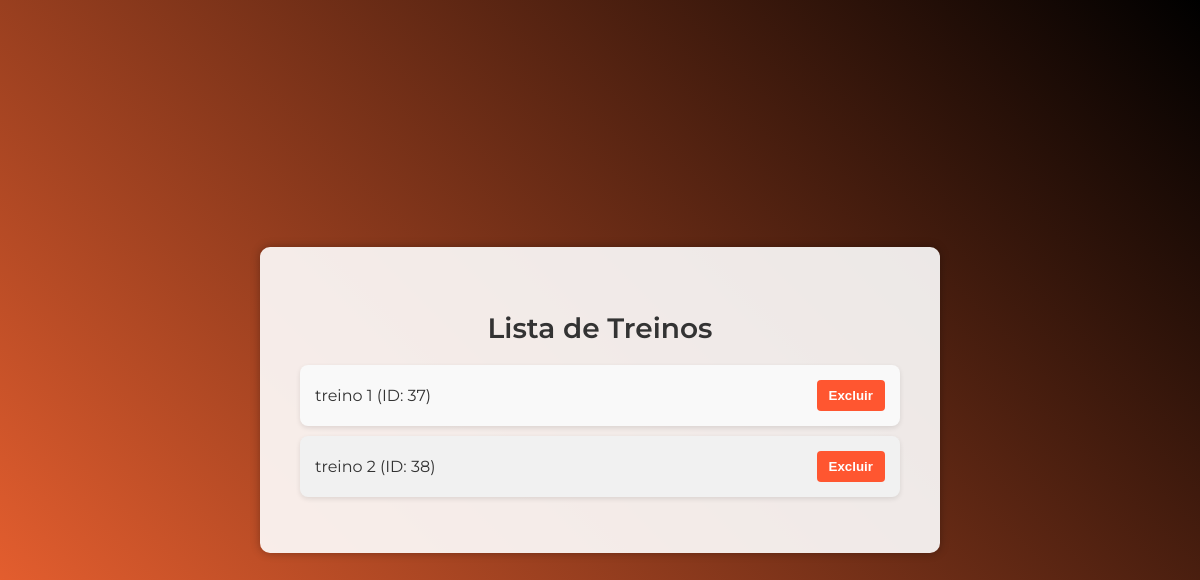
Before: /lista_treino/ with the older database file.
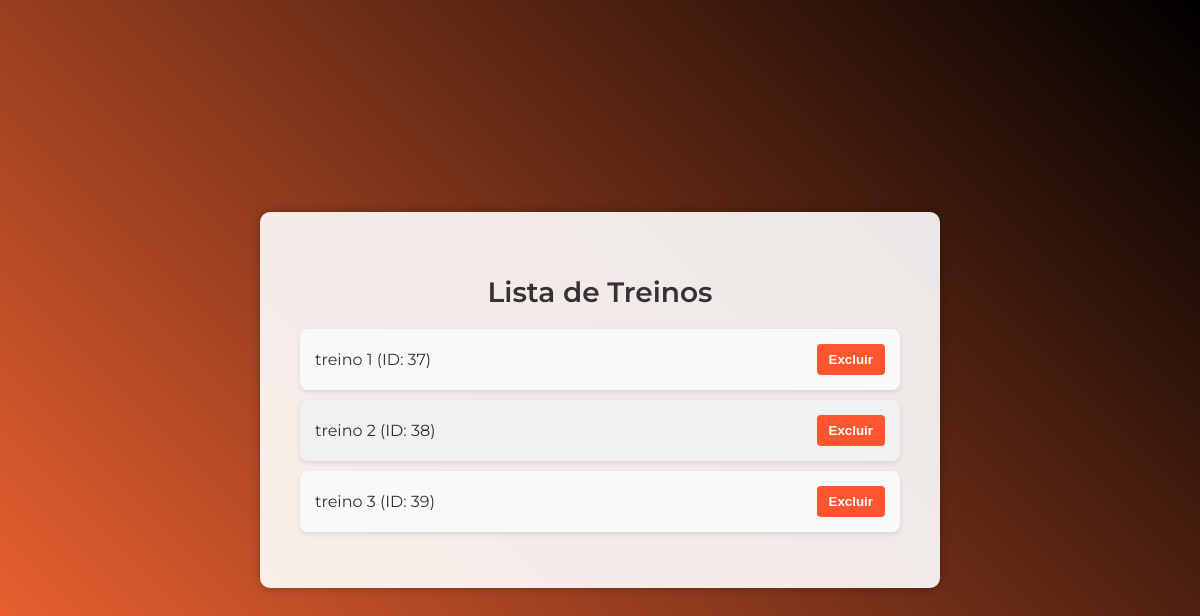
After: the same page with the newer database file.
### app_gymsync/models.py (models this page shows, shortened)
class Treino(models.Model):
    nome = models.CharField(max_length=100)  # Nome do treino
    numero_series = models.IntegerField()    # Número de séries
    agrupamento_muscular = models.CharField(max_length=100)  # Grupo muscular trabalhado

### app_gymsync/views.py (the view)
# urls.py: path('lista_treino/', views.lista_treinos, name='lista_treinos'),
def lista_treinos(request):
    treinos = Treino.objects.all()
    return render(request, 'lista_treinos.html', {'treinos': treinos})

### app_gymsync/templates/lista_treinos.html (shortened to what this page needs)
<!DOCTYPE html>
<html lang="en">
<head>
</head>
<body>
    <div class="container">
        <h2>Lista de Treinos</h2>
        <ul>
            {% for treino in treinos %}
            <li>
                {{ treino.nome }} (ID: {{ treino.id }})
                <form action="{% url 'excluir_treino' treino.id %}" method="POST" style="display:inline;">
                    <button type="submit" name="excluir_treino">Excluir</button>
                </form>
            </li>
            {% endfor %}
        </ul>
    </div>
</body>
</html>

### app_gymsync/templates/lista_treinos.html (style rules this page uses)
body { font-family: 'Montserrat', sans-serif; background: linear-gradient(45deg, #FF6934, #000); color: #fff; margin: 0; padding: 0; display: flex; justify-content: center; align-items: center; min-height: 100vh; background-attachment: fixed; }
.container { background-color: rgba(255, 255, 255, 0.9); padding: 40px; border-radius: 10px; box-shadow: 0 0 10px rgba(0, 0, 0, 0.3); max-width: 600px; width: 100%; }
h2 { text-align: center; margin-bottom: 20px; font-size: 28px; color: #333; font-weight: 600; }
ul { list-style: none; padding: 0; }
ul li { background-color: #f9f9f9; color: #333; padding: 15px; margin-bottom: 10px; border-radius: 8px; display: flex; justify-content: space-between; align-items: center; box-shadow: 0 2px 5px rgba(0, 0, 0, 0.1); }
ul li:nth-child(even) { background-color: #f1f1f1; }
button { padding: 8px 12px; background-color: #ff5630; color: white; border: none; border-radius: 4px; cursor: pointer; transition: background-color 0.3s ease; font-weight: bold; }

Changed rows visible on the page:
added Treino: nome "treino 3", id "39"
